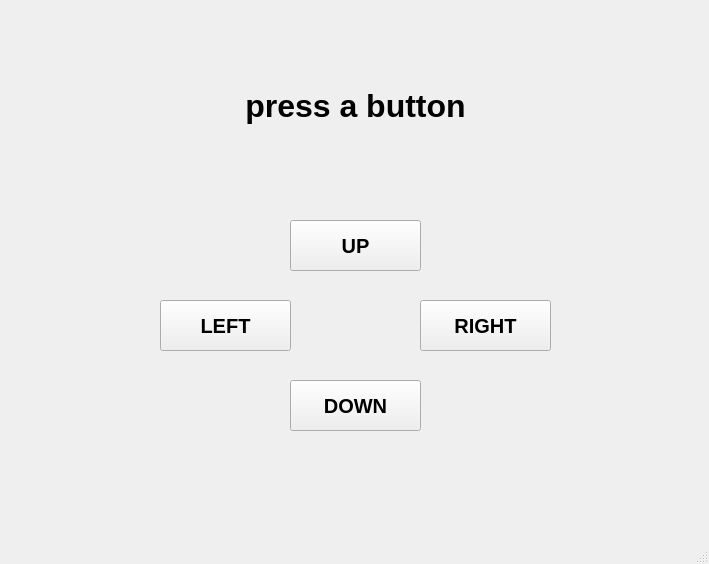
<?xml version="1.0" encoding="UTF-8"?>
<ui version="4.0">
 <class>MainWindow</class>
 <widget class="QMainWindow" name="MainWindow">
  <property name="geometry">
   <rect>
    <x>0</x>
    <y>0</y>
    <width>709</width>
    <height>564</height>
   </rect>
  </property>
  <property name="windowTitle">
   <string>qt_app</string>
  </property>
  <widget class="QWidget" name="qt_app">
   <widget class="QPushButton" name="leftButton">
    <property name="geometry">
     <rect>
      <x>160</x>
      <y>300</y>
      <width>131</width>
      <height>51</height>
     </rect>
    </property>
    <property name="font">
     <font>
      <pointsize>15</pointsize>
      <bold>true</bold>
     </font>
    </property>
    <property name="text">
     <string>LEFT</string>
    </property>
   </widget>
   <widget class="QPushButton" name="rightButton">
    <property name="geometry">
     <rect>
      <x>420</x>
      <y>300</y>
      <width>131</width>
      <height>51</height>
     </rect>
    </property>
    <property name="font">
     <font>
      <pointsize>15</pointsize>
      <bold>true</bold>
     </font>
    </property>
    <property name="text">
     <string>RIGHT</string>
    </property>
   </widget>
   <widget class="QPushButton" name="upButton">
    <property name="geometry">
     <rect>
      <x>290</x>
      <y>220</y>
      <width>131</width>
      <height>51</height>
     </rect>
    </property>
    <property name="font">
     <font>
      <pointsize>15</pointsize>
      <bold>true</bold>
     </font>
    </property>
    <property name="text">
     <string>UP</string>
    </property>
   </widget>
   <widget class="QPushButton" name="downButton">
    <property name="geometry">
     <rect>
      <x>290</x>
      <y>380</y>
      <width>131</width>
      <height>51</height>
     </rect>
    </property>
    <property name="font">
     <font>
      <pointsize>15</pointsize>
      <bold>true</bold>
     </font>
    </property>
    <property name="text">
     <string>DOWN</string>
    </property>
   </widget>
   <widget class="QLabel" name="display">
    <property name="geometry">
     <rect>
      <x>220</x>
      <y>60</y>
      <width>271</width>
      <height>91</height>
     </rect>
    </property>
    <property name="font">
     <font>
      <pointsize>24</pointsize>
      <bold>true</bold>
     </font>
    </property>
    <property name="text">
     <string>press a button</string>
    </property>
    <property name="alignment">
     <set>Qt::AlignCenter</set>
    </property>
   </widget>
  </widget>
  <widget class="QMenuBar" name="menubar">
   <property name="geometry">
    <rect>
     <x>0</x>
     <y>0</y>
     <width>709</width>
     <height>21</height>
    </rect>
   </property>
  </widget>
  <widget class="QStatusBar" name="statusbar"/>
 </widget>
 <resources/>
 <connections/>
</ui>
